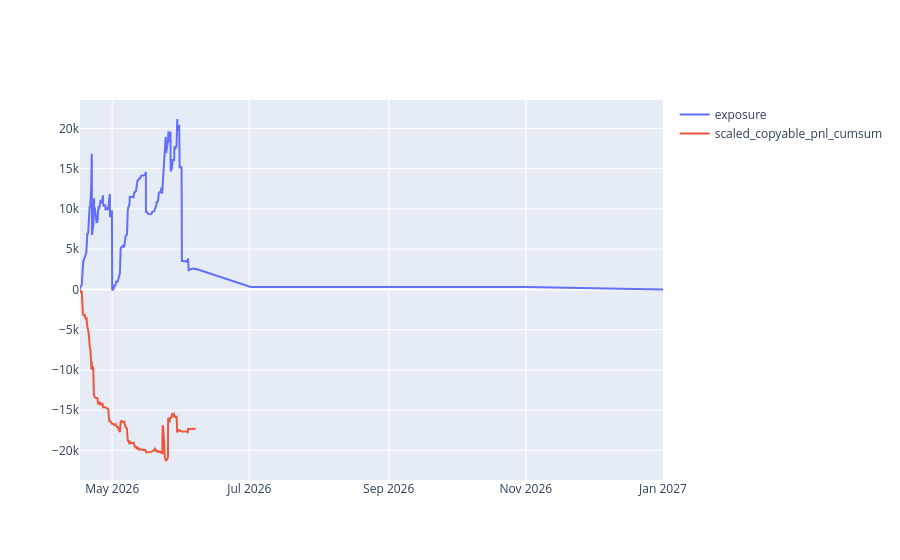

Here is the notebook cell this chart was saved with:
### Code cell
df_plot = df.groupby('end_date_iso').agg(
    scaled_copyable_pnl=('scaled_copyable_pnl', 'sum'),
    ending_exposure=('scaled_copyable_pnl_exposure', 'sum'),
).reset_index()

df.sort_values('bucket', inplace=True)
df['scaled_copyable_pnl_cumsum'] = df['scaled_copyable_pnl'].cumsum()

df_pnl = df[['bucket', 'scaled_copyable_pnl_cumsum']].copy()

# exposure ends at EOD of end_date, so shift by 24h
df_exposure = df_plot[['end_date_iso', 'ending_exposure']].copy()
df_exposure['end_date_iso'] = pd.to_datetime(df_exposure['end_date_iso']) + pd.Timedelta(days=1)
df_exposure.rename(columns={'end_date_iso': 'dt', 'ending_exposure': 'exposure_delta'}, inplace=True)

resolution_exposure = df_exposure.groupby('dt').agg(exposure_delta=('exposure_delta', 'sum')).reset_index()
resolution_exposure['exposure_delta'] = resolution_exposure['exposure_delta'] * -1

buy_exposure = df[['bucket', 'scaled_copyable_pnl_exposure']].rename(columns={'bucket': 'dt', 'scaled_copyable_pnl_exposure': 'exposure_delta'})

df_exposure = ( pd.concat([resolution_exposure, buy_exposure], ignore_index=True)
    .reset_index(drop=True)
)

df_exposure.sort_values('dt', inplace=True)
df_exposure['exposure'] = df_exposure['exposure_delta'].cumsum()

# df_plot['end_date_iso'] = pd.to_datetime(df_plot['end_date_iso']) + pd.Timedelta(days=1)

import plotly.graph_objects as go

fig = go.Figure()

fig.add_trace(go.Scatter(
    x=df_exposure['dt'],
    y=df_exposure['exposure'],
    mode='lines',
    name='exposure'
))

fig.add_trace(go.Scatter(
    x=df_pnl['bucket'],
    y=df_pnl['scaled_copyable_pnl_cumsum'],
    mode='lines',
    name='scaled_copyable_pnl_cumsum'
))

fig.show()

### Figure 1 — Plotly figure (JSON) as saved in the notebook; plotly's stock layout.template omitted (floating-point values rounded to 4 significant figures; data arrays with more than 128 entries replaced by an {"elided": "..."} marker saying what was removed)
{"data": [{"mode": "lines", "name": "exposure", "type": "scatter", "x": {"elided": "1156 str values"}, "y": {"elided": "1156 float values"}}, {"mode": "lines", "name": "scaled_copyable_pnl_cumsum", "type": "scatter", "x": {"elided": "1116 str values"}, "y": {"elided": "1116 float values"}}], "layout": {}}
